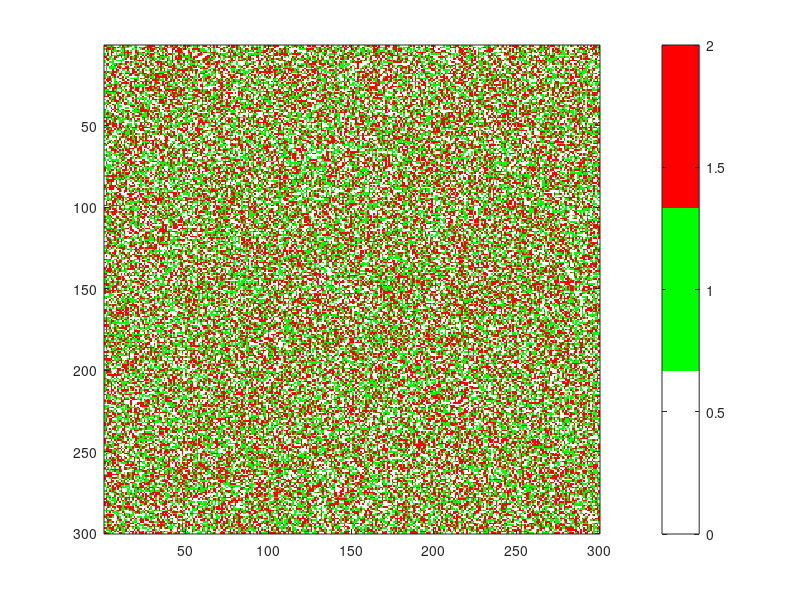

This chart was generated by the following MATLAB code: (Note: this script raises an error after producing the figure.)
function data = ForestFireModel(T,PG,PL,plotFF,analyzeFF,watchMore)
% ForestFireModel Simulates a forest fire model
%
%%%%%%%%%%%%%%%%%%%%%%%%%%
% INPUTS:
% The main adjustable parameters are
%   1) 'T' - Number of generations simulation is ran for
%   2) 'PG' - Scales the probability that a forest will grow in a cell
%       that is unoccupied.
%   3) 'PL' - Scales the probability that a forest with no burning
%       neighbors will ignite (the 'lightning rule' of Drossel and Schwabl 1992)
%   4) 'plotFF' - Flag true to plot FFM
%   5) 'analyzeFF' - Flag true to save each timestep for an output vector data
%   6) 'watchMore' - Flag true to watch ratio of densities evolve through time
%
%%%%%%%%%%%%%%%%%%%%%%%%%%%
% OUTPUTS:
% Output is the 3D array 'data' which shows the matrix for each time
% step so code can be debugged, statistics can be calculated.
%
%%%%%%%%%%%%%%%%%%%%%%%%%%

%-------------------------------------------------------------------------------
% Set defaults:
%-------------------------------------------------------------------------------
if nargin < 1
    T = 100;
end
if nargin < 2
    PG = 1;
end
if nargin < 3
    PL = 1;
end
if nargin < 4
    plotFF = true;
end
if nargin < 5
    analyzeFF = false;
end
if nargin < 6
    watchMore = false;
end
%-------------------------------------------------------------------------------

close('all')

%% Plot and analyse

%%%%%%%%%%%%%%%%%%%%%%%%%%
% Parameters to adjust
%%%%%%%%%%%%%%%%%%%%%%%%%%
% Size of grid
Dimensions = 300; %Bak et al. 1990 used 256

% Probability a tree will grow from bare ground
probGrow = 1/200;
probGrow = probGrow*PG;

%%%%%%%%%%%%%%%%%%%%%%%%%%
%PARAMETER SET BY INPUT
%%%%%%%%%%%%%%%%%%%%%%%%%%
%Probabiliy that a lightning strike will ignite a tree
probLight = probGrow/170;
probLight = probLight*PL;

%%%%%%%%%%%%%%%%%%%%%%%%%%
%Output
%%%%%%%%%%%%%%%%%%%%%%%%%%
if analyzeFF
    data = zeros(Dimensions,Dimensions,T);
else
    data = [];
end

%%%%%%%%%%%%%%%%%%%%%%%%%%%%%%%%%%%%%%%%%%%%%%%%%%%%%%%%%%%%
% Rule 1
%%%%%%%%%%%%%%%%%%%%%%%%%%%%%%%%%%%%%%%%%%%%%%%%%%%%%%%%%%%%
% Here we need to implement a random grid comprising 3 states:
% 0, 1 & 2
x = floor(3.*rand(Dimensions,Dimensions));

% Meaning:
% 0 = empty ground
% 1 = trees
% 2 = fire

%%%%%%%%%%%%%%%%%%%%%%%%%%%%%%%%%%%%%%%%%%%%%%%%%%%%%%%%%%%%
%%% Simulation
%%%%%%%%%%%%%%%%%%%%%%%%%%%%%%%%%%%%%%%%%%%%%%%%%%%%%%%%%%%%
if plotFF
    f = figure('color','w');
    h = imagesc(x);
    colormap([1,1,1;0,1,0;1,0,0])
    cB = colorbar;
    cB.Limits = [0 2];
    cB.Ticks = [1/3,1,5/3];
    cB.TickLabels = {'empty','trees','fire'};
    caxis([0 2])
    axis('square')
end

for t = 1:T
    %%%%%%%%%%%%%%%%%%%%%%%%%%%%%%%%%%%%%%%%%%%%%%%%%%%%%%%%%%%%
    % Rule 2
    %%%%%%%%%%%%%%%%%%%%%%%%%%%%%%%%%%%%%%%%%%%%%%%%%%%%%%%%%%%%
    % Initialize an empty grid
    xi = x;
    x = zeros(Dimensions,Dimensions);
    % Here we want to set all burning trees to zero while saving all trees
    x(xi==1) = 1;

    %%%%%%%%%%%%%%%%%%%%%%%%%%%%%%%%%%%%%%%%%%%%%%%%%%%%%%%%%%%%
    % Rule 3
    %%%%%%%%%%%%%%%%%%%%%%%%%%%%%%%%%%%%%%%%%%%%%%%%%%%%%%%%%%%%
    % We want empty ground to grow trees with probability p
    p = rand(Dimensions,Dimensions);
    x((xi == 0) & (p < probGrow)) = 1;

    %%%%%%%%%%%%%%%%%%%%%%%%%%%%%%%%%%%%%%%%%%%%%%%%%%%%%%%%%%%%
    % Rule 4
    %%%%%%%%%%%%%%%%%%%%%%%%%%%%%%%%%%%%%%%%%%%%%%%%%%%%%%%%%%%%
    % Fire spreads to it's neighbouring trees in the next time step

    % First find all active trees
    [ii,jj] = find(xi==2);

    %Loop through each tree
    for m = 1:numel(ii)

        if ~ismember([ii(m); jj(m)],[1 Dimensions])

            %Here we want to set each of a burning trees neighbours alight
            if xi(ii(m)-1,jj(m))==1
                x(ii(m)-1,jj(m))=2;
            end
            if xi(ii(m),jj(m)+1)==1
                x(ii(m),jj(m)+1)=2;
            end
            if xi(ii(m),jj(m)-1)==1
                x(ii(m),jj(m)-1)=2;
            end
            if xi(ii(m)+1,jj(m))==1
                x(ii(m)+1,jj(m))=2;
            end
        end
    end

    %%%%%%%%%%%%%%%%%%%%%%%%%%%%%%%%%%%%%%%%%%%%%%%%%%%%%%%%%%%%
    % Rule 5
    %%%%%%%%%%%%%%%%%%%%%%%%%%%%%%%%%%%%%%%%%%%%%%%%%%%%%%%%%%%%
    % RULE 5 a tree becomes a burning tree with probability f if
    % no neighbour is burning
    f = rand(Dimensions,Dimensions);
    x(xi == 1 & f < probLight) = 2;

    %%%%%%%%%%%%%%%%%%%%%%%%%%%%%%%%%%%%%%%%%%%%%%%%%%%%%%%%%%%%
    %%%% Statistics calculated for later
    %%%%%%%%%%%%%%%%%%%%%%%%%%%%%%%%%%%%%%%%%%%%%%%%%%%%%%%%%%%%
    % Calculate how much land is occupied by fires, bare ground and forest
    Fires = sum(sum(x==2));
    Bare = sum(sum(x==0));
    Forest = sum(sum(x==1));

    FRatio = 100*Fires/(Dimensions*Dimensions);
    BRatio = 100*Bare/(Dimensions*Dimensions);
    ForRatio = 100*Forest/(Dimensions*Dimensions);

    %%%%%%%%%%%%%%%%%%%%%
    % Save the computation domain
    if analyzeFF
        data(:,:,t)=x;
    end
    %%%%%%%%%%%%%%%%%%%%%

    % If plotting:
    if plotFF && ~mod(t,5)
        %PLOTS
        %Simulation
        if watchMore
            ax = subplot(3,1,1:2);
        end
        h.CData = x;
        title(sprintf('t = %u, probGrow= %.2f, probLight= %.2f',t,PG,PL))
        drawnow('limitrate')
        % Percentage of land occupied by each state
        if watchMore
            subplot(3,1,3)
            scatter(t,FRatio,'r*')
            hold on
            scatter(t,ForRatio,'g*')
            scatter(t,BRatio,'k*')
            axis([0 T 0 100])
            legend('Fire','Forest','Bare Ground')
            xlabel('Time (generations)')
            ylabel('% of Area')
        end
    end

    % Exit loop if fires are extinguished
    if probLight==0 && Fires==0
        Error('There are no more fires!!!')
    end
end

end
